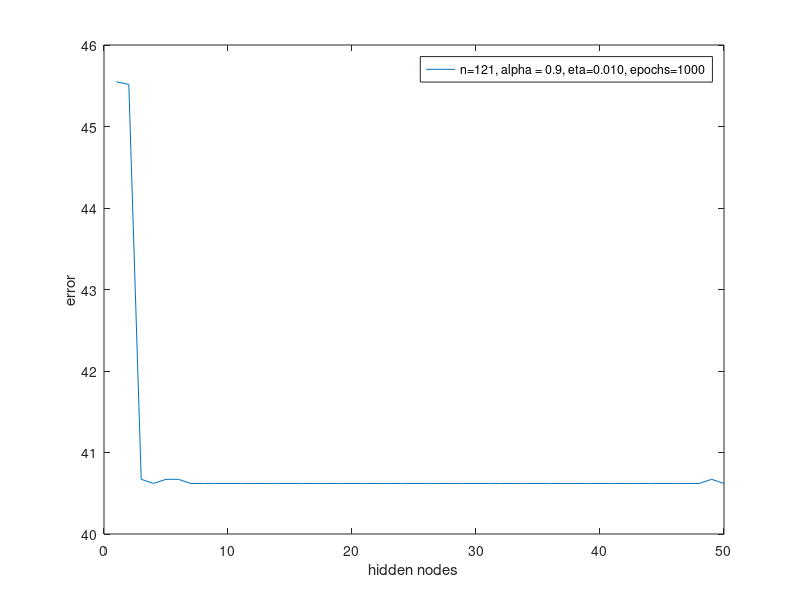

This chart was generated by the following MATLAB code:
close all;
clear;

n = 121;
alpha = 0.9;
eta = 0.01;
error = [];
epoch_total = 1000;
hidden_nodes = 50;

input_x = [-5:1:5]';
input_y = input_x;
z = exp(-input_x.*input_x*0.1) * exp(-input_y.*input_y*0.1)' - 0.5;
[gridsize, ~] = size(z);
ndata = gridsize * gridsize;

targets = reshape(z, 1, ndata);
[xx, yy] = meshgrid(input_x, input_y);
patterns_original = [reshape(xx, 1, ndata); reshape(yy, 1, ndata)];

% Randomize data
permute = randperm(ndata);
patterns = patterns_original(:, permute);
targets = targets(:, permute);

[insize, ~] = size(patterns);
[outsize, ndata] = size(targets);

% Number of points that are kept
patterns_small = patterns(:, 1:n);
targets_small = targets(:, 1:n);

[insize_small, ~] = size(patterns_small);
[outsize_small, ndata_small] = size(targets_small);

X = [patterns_small; ones(1, ndata_small)];

for hidden = 1:hidden_nodes

    w = randn(hidden, insize_small+1);
    v = randn(outsize_small, hidden+1);
    dw = 0;
    dv = 0;
    
    for epoch = 1:epoch_total
        % Forward pass
        hin = w * [patterns_small; ones(1, ndata_small)];
        hout = [2 ./ (1+exp(-hin)) - 1 ; ones(1,ndata_small)];
        
        oin = v * hout;
        out = 2 ./ (1+exp(-oin)) - 1;
        
        % Backward pass
        delta_o = (out - targets_small) .* ((1 + out) .* (1 - out)) * 0.5;
        delta_h = (v' * delta_o) .* ((1 + hout) .* (1 - hout)) * 0.5;
        delta_h = delta_h(1:hidden, :);
        
        % Weight calc
        dw = (dw .* alpha) - (delta_h * X') .* (1 - alpha);
        dv = (dv .* alpha) - (delta_o * hout') .* (1 - alpha);
        w = w + dw .* eta;
        v = v + dv .* eta;        
        
    end
    
    error(hidden) = sum(sum(abs(sign(out) - targets_small)./2));

end

figure;
plot(1:hidden_nodes, error);
xlabel('hidden nodes');
ylabel('error');
legend(sprintf('n=%d, alpha = %.1f, eta=%.3f, epochs=%d', n, alpha, eta, epoch_total));

